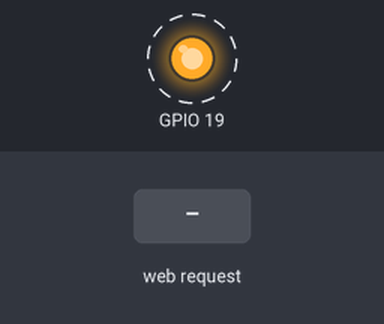
Bench run of a sketch on a simulated ESP32. On the bench: output pins drawn as LEDs (lit = HIGH). Dashed ring = blinking. Inputs (shaded band) come from the test bench. WiFi joins after 1.5 s; servers stay silent unless stated; what the sketch prints to the serial monitor is not drawn.

Above: at 2.25 s.
2.8 s: HTTP request GET /4/off received
At 2.85 s:
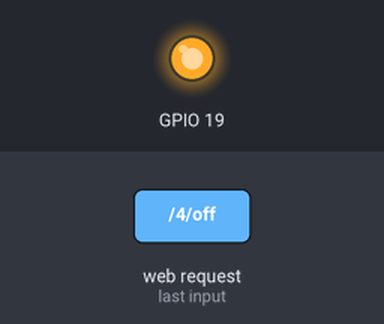
At 3.85 s:
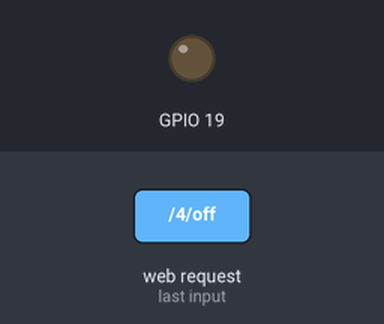
6.0 s: HTTP request GET /off received
Timing chart, 0 to 15.2 s (numbered marks = the images above; inputs shaded):
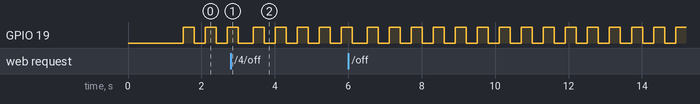

Measured:
- by itself, GPIO 19: repeats every 0.60 s: HIGH 0.30 s, LOW 0.30 s

The sketch:

esp32web_server.ino
```cpp
#include <WiFi.h>

// Replace with your network credentials
const char* ssid     = "Gakibia hostel";
const char* password = "emmakim1";

// Set web server port number to 80
WiFiServer server(80);

// Variable to store the HTTP request
String header;

// Auxiliar variables to store the current output state

String output4State = "off";


// Current time
unsigned long currentTime = millis();
// Previous time
unsigned long previousTime = 0;
// Define timeout time in milliseconds (example: 2000ms = 2s)
const long timeoutTime = 2000;

void setup() {
  pinMode(19, OUTPUT);
  Serial.begin(115200);
  // Connect to Wi-Fi network with SSID and password
  Serial.print("Connecting to ");
  Serial.println(ssid);
  WiFi.begin(ssid, password);
  while (WiFi.status() != WL_CONNECTED) {
    delay(500);
    Serial.print("Connecting");
  }
  // Print local IP address and start web server
  Serial.println("");
  Serial.println("WiFi connected.");
  Serial.println("IP address: ");
  Serial.println(WiFi.localIP());
  server.begin();
}

void loop(){
  WiFiClient client = server.available();   // Listen for incoming clients
//  Serial.println("Looping.");
 int var = 0;
  if (client) {                             // If a new client connects,
    Serial.println("New Client.");          // print a message out in the serial port
    String currentLine = "";                // make a String to hold incoming data from the client
    currentTime = millis();
    previousTime = currentTime;
    while (client.connected() && currentTime - previousTime <= timeoutTime) { // loop while the client's connected
      currentTime = millis();
      if (client.available()) {             // if there's bytes to read from the client,
        char c = client.read();             // read a byte, then
        Serial.write(c);                    // print it out the serial monitor
        header += c;
        if (c == '\n') {                    // if the byte is a newline character
          // if the current line is blank, you got two newline characters in a row.
          // that's the end of the client HTTP request, so send a response:
          if (currentLine.length() == 0) {
            // HTTP headers always start with a response code (e.g. HTTP/1.1 200 OK)
            // and a content-type so the client knows what's coming, then a blank line:
            client.println("HTTP/1.1 200 OK");
            client.println("Content-type:text/html");
            client.println("Connection: close");
            client.println();

            // RESET AND DONE


            if (header.indexOf("GET /4/on") >= 0) {
              Serial.println("GPIO 4 on");
              output4State = "on";


            } else if (header.indexOf("GET /4/off") >= 0) {
              Serial.println("GPIO 4 off");
              output4State = "off";

            }

            // Display the HTML web page
            client.println("<!DOCTYPE html><html>");
            client.println("<head><meta name=\"viewport\" content=\"width=device-width, initial-scale=1\">");
            client.println("<link rel=\"icon\" href=\"data:,\">");
            // CSS to style the on/off buttons
            // Feel free to change the background-color and font-size attributes to fit your preferences
            client.println("<style>html { font-family: Helvetica; display: inline-block; margin: 0px auto; text-align: center;}");
            client.println(".button { background-color: #195B6A; border: none; color: white; padding: 16px 40px;");
            client.println("text-decoration: none; font-size: 30px; margin: 2px; cursor: pointer;}");
            client.println(".button2 {background-color: #77878A;}</style></head>");

            // Web Page Heading
            client.println("<body><h1>NAKUJA AVIONICS</h1>");


            // Display RESET AND DONE BUTTON
            client.println("<p>RESTART ESP- State " + output4State + "</p>");
            // If the output4State is off, it displays the ON button
            if (output4State=="off") {
              client.println("<p><a href=\"/4/on\"><button class=\"button\">RESET</button></a></p>");
            } else {
              client.println("<p>HIT DONE FOR RESET BUTTON </p>");
              client.println("<p><a href=\"/4/off\"><button class=\"button button2\">DONE</button></a></p>");
              //delay(1000);

              var = 1;
            }
            client.println("</body></html>");

            // The HTTP response ends with another blank line
            client.println();
            // Break out of the while loop
            client.stop();

            break;
          } else { // if you got a newline, then clear currentLine
            currentLine = "";
          }
        } else if (c != '\r') {  // if you got anything else but a carriage return character,
          currentLine += c;      // add it to the end of the currentLine
        }
      }
    }
    // Clear the header variable
    header = "";
    // Close the connection
    client.stop();
    Serial.println("Client disconnected.");
    //delay(500);
    if (var == 1){
              ESP.restart();
              }
    Serial.println("");
    delay(100);
  }
  digitalWrite(19, HIGH);   // turn the LED on (HIGH is the voltage level)
  delay(300);                       // wait for a second
  digitalWrite(19, LOW);    // turn the LED off by making the voltage LOW
  delay(300);
}
```
